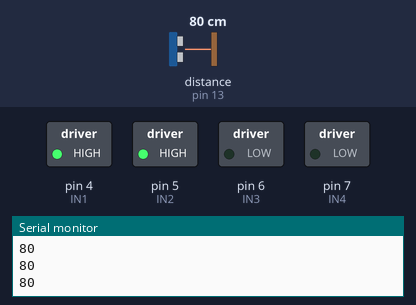
A sketch run on a simulated Arduino Uno, built with avr-gcc and run on an emulated ATmega328P. Parts: switched loads named in the sketch (green lamp = pin HIGH), the last lines printed to the serial monitor. The inputs (shaded band) are chosen by the test bench; at power-on: distance to the obstacle (sensor on pin 13) 80 cm. The echo pulse lasts 58.3 µs per cm; pins used as bus, display or sensor lines are not drawn.

Above: at 1.2 s.
1.3 s: distance to the obstacle (sensor on pin 13) set to 7 cm
2.8 s: distance to the obstacle (sensor on pin 13) set to 4 cm
At 5.5 s:
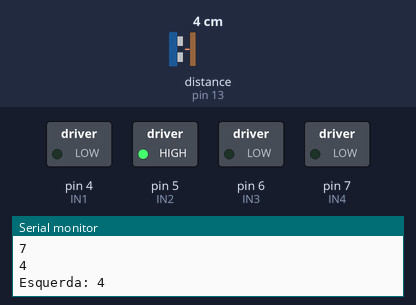
5.8 s: distance to the obstacle (sensor on pin 13) set to 9 cm
At 7.52 s:
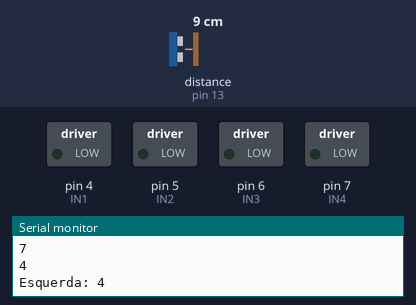
8.8 s: distance to the obstacle (sensor on pin 13) set to 2 cm
At 9.7 s:
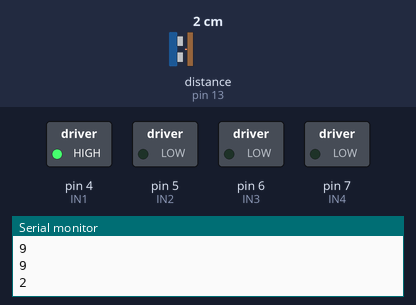
Timing chart, 0 to 12.1 s (numbered marks = the images above; inputs shaded):
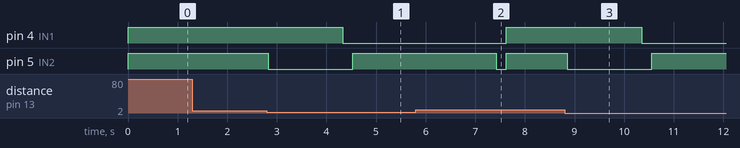

Measured:
- the behaviour switches between 6 and 5 cm on distance to the obstacle (sensor on pin 13) (found by bisection; images 0 and 1)
- after the input at 2.8 s, pin 4 (IN1): HIGH → LOW after 1.5 s; pin 5 (IN2): HIGH → LOW at once, → HIGH 1.7 s later
- after the input at 5.8 s, pin 5 (IN2): goes on until 7.6 s, then stays HIGH
- after the input at 8.8 s, pin 4 (IN1): HIGH → LOW after 1.6 s; pin 5 (IN2): HIGH → LOW after 0.05 s, → HIGH 1.7 s later

The sketch:

sensorcerto_carrinho_flipflop_sem_integrar.ino
```cpp
String inputString = "";
bool stringComplete = false;

int IN1 = 4; //motor 1
int IN2 = 5; //motor 1
int IN3 = 6; //motor 2
int IN4 = 7; //motor 2
int distancia = 0;
int disdir= 0;
int disesq = 0;

#define echoPin 11
#define trigPin 12

#include "Ultrasonic.h"

Ultrasonic ultrasonic(12,13);

void setup()   {
  Serial.begin(115200);

  pinMode(IN1, OUTPUT);
  pinMode(IN2, OUTPUT);
  pinMode(IN3, OUTPUT);
  pinMode(IN4, OUTPUT);
  pinMode(echoPin, INPUT);
  pinMode(trigPin, OUTPUT);

}

void loop()  {
  drive_frente();
  delay(100);
  distancia = ultrasonico();
  Serial.println(distancia);
  delay(10);

  if(distancia <= 5){
    drive_esquerda();
    delay(1500);
    drive_stop();
    delay(200);
    disesq = ultrasonico();
    Serial.print("Esquerda: ");
    Serial.println (disesq);
    drive_direita();
    delay(2900);
    drive_stop();
    delay(200);
    disdir = ultrasonico();
    Serial.print("Direita: ");
    Serial.println(disdir);
    if(disdir >= disesq){
      Serial.println("-->Direita");
      drive_frente();
    }
    else{
      Serial.println("<--Esquerda");
      drive_esquerda();
      delay(2800);
      drive_stop();
      delay(200);
      drive_frente();
    }
  }
}

void drive_esquerda(){           //função drive_esquerda
  digitalWrite(IN1, LOW);     //Motor 1
  digitalWrite(IN2, HIGH);    //Motor 2
  digitalWrite(IN1, HIGH);    //Motor 1
  digitalWrite(IN2, LOW);     //Motor 2
}

void drive_direita(){             //função drive_direita
  digitalWrite(IN1, HIGH);     //Motor 1
  digitalWrite(IN1, LOW);      //Motor 1
  digitalWrite(IN2, LOW);      //Motor 2
  digitalWrite(IN2, HIGH);     //Motor 2
}

void drive_stop(){                //função drive_stop
  digitalWrite(IN1, LOW);      //Motor 1
  digitalWrite(IN2, LOW);      //Motor 2
  digitalWrite(IN1, LOW);      //Motor 1
  digitalWrite(IN2, LOW);      //Motor 2
}

void drive_re(){                  //função drive_re
  digitalWrite(IN1, HIGH);     //Motor 1
  digitalWrite(IN1, LOW);      //Motor 1
  digitalWrite(IN2, HIGH);     //Motor 2
  digitalWrite(IN2, LOW);      //Motor 2
}

void drive_frente(){              //função drive_frente
  digitalWrite(IN1, LOW);      //Motor 1
  digitalWrite(IN1, HIGH);     //Motor 1
  digitalWrite(IN2, LOW);      //Motor 2
  digitalWrite(IN2, HIGH);     //Motor 2
}

int ultrasonico(){

  digitalWrite(trigPin, LOW);

  delayMicroseconds(2);

  digitalWrite(trigPin, HIGH);

  delayMicroseconds(10);

  digitalWrite(trigPin, LOW);

  int distancia = (ultrasonic.Ranging(CM));

  return(distancia);

}
```
